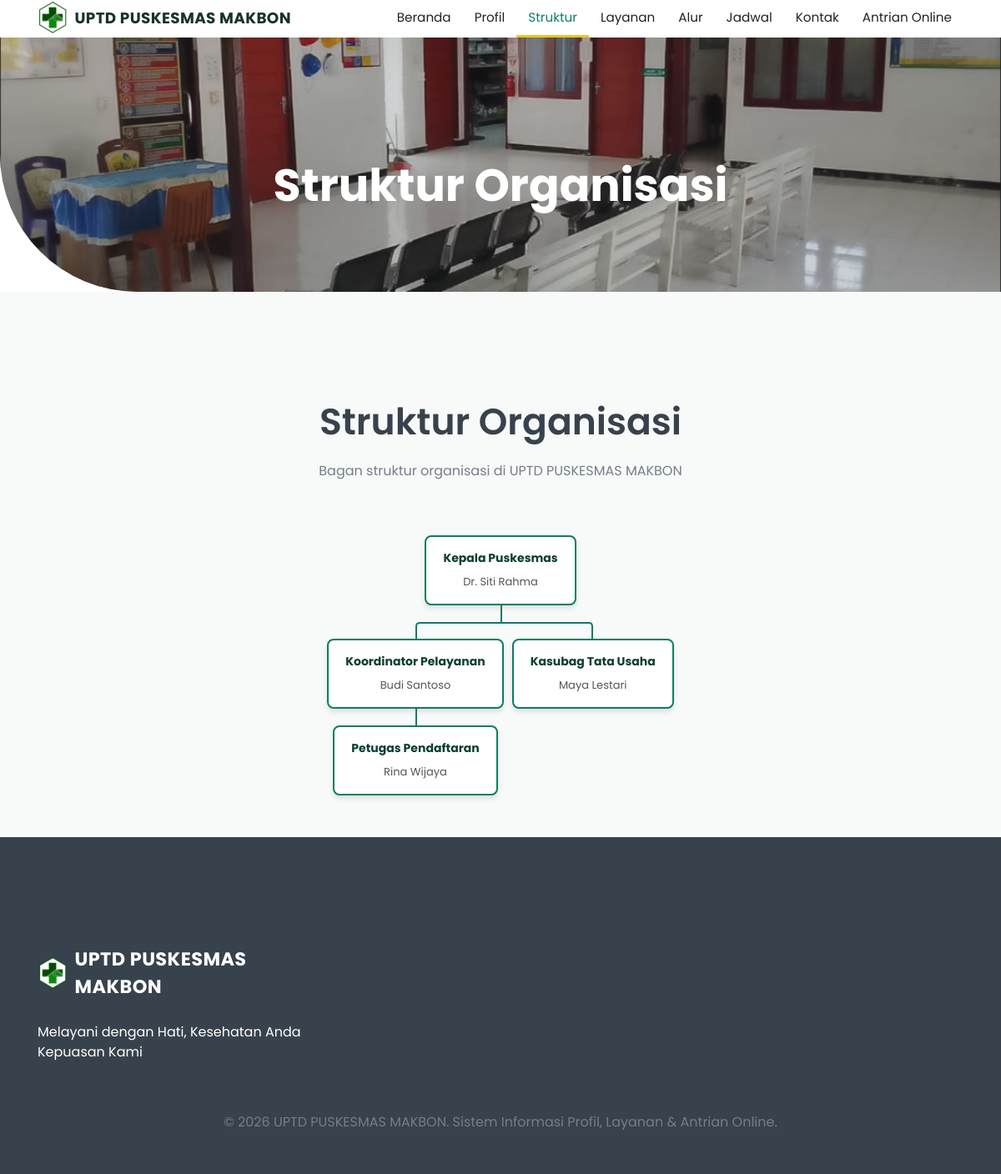
Page /struktur.php on the committed database.
### tables this page shows
CREATE TABLE `profil_puskesmas` (
  `id_profil` int NOT NULL,
  `nama_puskesmas` varchar(150) NOT NULL,
  `deskripsi_beranda` text,
  `visi` text,
  `misi` text,
  `sejarah` text,
  `alamat` text,
  `kontak` varchar(100) DEFAULT NULL,
  `email` varchar(100) DEFAULT NULL,
  `jam_operasional` varchar(150) DEFAULT NULL,
  `qr_bpjs` varchar(255) DEFAULT NULL
);

CREATE TABLE `struktur_organisasi` (
  `id` int NOT NULL,
  `parent_id` int DEFAULT NULL,
  `nama` varchar(150) NOT NULL,
  `jabatan` varchar(150) NOT NULL,
  `urutan` int NOT NULL DEFAULT '0'
);

### includes/functions.php (called while the page is built, shortened)
<?php
function clean($str)
{
    return htmlspecialchars(trim($str ?? ''), ENT_QUOTES, 'UTF-8');
}

### struktur.php (the view, shortened to what this page needs)
<?php
require_once __DIR__ . '/config/database.php';
$page_title = "Struktur Organisasi";
$strukturList = $pdo->query("SELECT * FROM struktur_organisasi ORDER BY urutan ASC, id ASC")->fetchAll();
function buildFrontTree($elements, $parentId = null) {
    $html = '';
    $children = array_filter($elements, function($e) use ($parentId) { return $e['parent_id'] == $parentId; });
    if (count($children) > 0) {
        $html .= '<ul>';
        foreach ($children as $child) {
            $html .= '<li>';
            $html .= '<div class="node-box">';
            $html .= '<span class="jabatan">' . clean($child['jabatan']) . '</span>';
            $html .= '<span class="nama">' . clean($child['nama']) . '</span>';
            $html .= '</div>';
            $html .= buildFrontTree($elements, $child['id']);
            $html .= '</li>';
        }
        $html .= '</ul>';
    }
    return $html;
}
require_once __DIR__ . "/includes/header.php";
?>
    <section id="struktur-organisasi" class="pt-130 pb-30" style="background:#f7faf9;">
        <div class="container">
            <div class="row justify-content-center">
                <div class="col-lg-8">
                    <div class="section_title text-center pb-25">
                        <h3 class="title">Struktur Organisasi</h3>
                        <p>Bagan struktur organisasi di <?= clean($nama_puskesmas) ?></p>
                    </div>
                </div>
            </div>
            <div class="row">
                <div class="col-lg-12">
                    <div class="org-chart-container wow fadeInUpBig" data-wow-duration="1.3s" data-wow-delay="0.2s">
                        <div class="org-chart">
                            <?php
$treeHtml = buildFrontTree($strukturList);
                                if ($treeHtml) {
                                    echo $treeHtml;
                                } else {
                                    echo '<p class="text-center">Belum ada data struktur organisasi.</p>';
                                }
                            ?>
                        </div>
                    </div>
                </div>
            </div>
        </div>
    </section>
<?php
require_once __DIR__ . "/includes/footer.php"; ?>

### includes/header.php (shortened to what this page needs)
<?php
require_once __DIR__ . '/functions.php';
require_once __DIR__ . '/../config/database.php';
$stmt = $pdo->query("SELECT * FROM profil_puskesmas LIMIT 1");
$profil = $stmt->fetch() ?: [];
$nama_puskesmas = $profil['nama_puskesmas'] ?? 'Puskesmas Makbon';
$base = $base ?? '';
?>
<!doctype html>
<html class="no-js" lang="id">
<head>
    <link rel="stylesheet" href="<?= $base ?>assets/traveland/css/animate.css">
    <link rel="stylesheet" href="<?= $base ?>assets/traveland/css/nice-select.css">
    <link rel="stylesheet" href="<?= $base ?>assets/traveland/css/LineIcons.2.0.css">
    <link rel="stylesheet" href="<?= $base ?>assets/traveland/css/bootstrap.4.5.2.min.css">
    <link rel="stylesheet" href="<?= $base ?>assets/traveland/css/default.css">
    <link rel="stylesheet" href="<?= $base ?>assets/traveland/css/style.css">
</head>
<body>
    <section class="header_area">
        <div class="header_navbar">
            <div class="container">
                <div class="row">
                    <div class="col-lg-12">
                        <nav class="navbar navbar-expand-lg">
                            <a class="navbar-brand navbar-brand-text d-flex align-items-center" href="<?= $base ?>index.php">
                                <img src="<?= $base ?>assets/img/logo.png?v=<?= time() ?>" alt="Logo" style="height: 50px; margin-right: 10px;">
                                <span><?= clean($nama_puskesmas) ?></span>
                            </a>
                            <div class="collapse navbar-collapse sub-menu-bar" id="navbarSupportedContent">
                                <ul id="nav" class="navbar-nav ml-auto">
                                    <li class="nav-item <?= (isset($page_title) && strpos($page_title, 'Beranda') !== false) ? 'active' : '' ?>"><a href="<?= $base ?>index.php">Beranda</a></li>
                                    <li class="nav-item <?= (isset($page_title) && strpos($page_title, 'Profil') !== false) ? 'active' : '' ?>"><a href="<?= $base ?>profil.php">Profil</a></li>
                                    <li class="nav-item <?= (isset($page_title) && strpos($page_title, 'Struktur') !== false) ? 'active' : '' ?>"><a href="<?= $base ?>struktur.php">Struktur</a></li>
                                    <li class="nav-item <?= (isset($page_title) && strpos($page_title, 'Layanan') !== false) ? 'active' : '' ?>"><a href="<?= $base ?>layanan.php">Layanan</a></li>
                                    <li class="nav-item <?= (isset($page_title) && strpos($page_title, 'Alur') !== false) ? 'active' : '' ?>"><a href="<?= $base ?>alur.php">Alur</a></li>
                                    <li class="nav-item <?= (isset($page_title) && strpos($page_title, 'Jadwal') !== false) ? 'active' : '' ?>"><a href="<?= $base ?>jadwal.php">Jadwal</a></li>
                                    <li class="nav-item <?= (isset($page_title) && strpos($page_title, 'Kontak') !== false) ? 'active' : '' ?>"><a href="<?= $base ?>kontak.php">Kontak</a></li>
                                    <li class="nav-item <?= (isset($page_title) && strpos($page_title, 'Tracking') !== false || isset($page_title) && strpos($page_title, 'Cek') !== false) ? 'active' : '' ?>"><a href="<?= $base ?>tracking.php">Antrian Online</a></li>
                                    </div>
                            </div>
                    </div>
                </div>
            </div>
        <?php if (!isset($page_title) || $page_title !== 'Beranda'): ?>
        <div class="header_slider header_slider_mini">
            <div class="single_slider bg_cover d-flex align-items-center" style="background-image: url(<?= $base ?>assets/img/lobby.png); height:100%;">
                <div class="container">
                    <div class="row">
                        <div class="col-lg-12">
                            <div class="slider_content text-center">
                                <h2 class="slider_title wow fadeInUp" data-wow-duration="1.3s" data-wow-delay="0.2s"><?= clean($page_title ?? 'Puskesmas Makbon') ?></h2>
                            </div>
                        </div>
                    </div>
                </div>
            </div>
        </div>
        <?php endif; ?>
    </section>

### includes/footer.php (shortened to what this page needs)
    <section id="footer" class="footer_area">
        <div class="footer_widget pt-80 pb-50">
            <div class="container">
                <div class="row">
                    <div class="col-lg-4 col-md-6 order-md-1 order-lg-1">
                        <div class="footer_about mt-50">
                            <a href="<?= $base ?? '' ?>index.php" class="navbar-brand-text d-flex align-items-center" style="display:inline-flex;margin-bottom:14px; color:#fff; font-size:1.4rem; font-weight:700;">
                                <img src="<?= $base ?? '' ?>assets/img/logo.png?v=<?= time() ?>" alt="Logo" style="height: 50px; margin-right: 10px;">
                                <span style="color:#fff;"><?= clean($nama_puskesmas) ?></span>
                            </a>
                            <p><?= clean($profil['deskripsi_beranda'] ?? 'Melayani kesehatan masyarakat dengan cepat, ramah, dan terpercaya.') ?></p>
                        </div>
                    </div>
                </div>
            </div>
            <p class="text-center mt-60">&copy; <?= date('Y') ?> <?= clean($nama_puskesmas) ?>. Sistem Informasi Profil, Layanan & Antrian Online.</p>
        </div>
    </section>
</body>
</html>

### assets/traveland/css/default.css (style rules this page uses)
.mt-50 { margin-top: 50px; }
.mt-60 { margin-top: 60px; }
.pt-80 { padding-top: 80px; }
.pt-130 { padding-top: 130px; }
.pb-25 { padding-bottom: 25px; }
.pb-30 { padding-bottom: 30px; }
.pb-50 { padding-bottom: 50px; }

### assets/traveland/css/style.css (style rules this page uses)
body { font-family: "Poppins", sans-serif; font-weight: normal; font-style: normal; color: #747E88; }
* { margin: 0; padding: 0; -webkit-box-sizing: border-box; box-sizing: border-box; }
img { max-width: 100%; }
a { color: #EEC41E; }
i, span, a { display: inline-block; }
audio, canvas, iframe, img, svg, video { vertical-align: middle; }
h1, h2, h3, h4, h5, h6 { font-family: "Poppins", sans-serif; font-weight: 700; color: #38424D; margin: 0px; }
h2 { font-size: 36px; }
h3 { font-size: 28px; }
ul, ol { margin: 0px; padding: 0px; list-style-type: none; }
p { font-size: 16px; font-weight: 400; line-height: 24px; color: #747E88; margin: 0px; }
.bg_cover { background-position: center center; background-size: cover; background-repeat: no-repeat; width: 100%; height: 100%; }
.section_title .title { font-size: 44px; font-weight: 600; }
.section_title p { margin-top: 20px; }
.header_navbar { position: absolute; top: 0; left: 0; width: 100%; z-index: 99; -webkit-transition: all 0.3s ease-out 0s; transition: all 0.3s ease-out 0s; border-bottom: 2px solid rgba(255, 255, 255, 0.21); }
.navbar { padding: 0; border-radius: 5px; position: relative; -webkit-transition: all 0.3s ease-out 0s; transition: all 0.3s ease-out 0s; }
.navbar-brand { padding: 0; }
.navbar-nav .nav-item { position: relative; }
.navbar-nav .nav-item a { font-size: 16px; font-weight: 400; color: #fff; -webkit-transition: all 0.3s ease-out 0s; transition: all 0.3s ease-out 0s; padding: 30px 15px; position: relative; }
.navbar-nav .nav-item a::before { position: absolute; content: ''; bottom: -2px; left: 0; width: 0; height: 3px; background-color: #EEC41E; -webkit-transition: all 0.3s ease-out 0s; transition: all 0.3s ease-out 0s; }
.navbar-nav .nav-item.active > a::before, .navbar-nav .nav-item:hover > a::before { width: 100%; }
.single_slider { height: 800px; position: relative; overflow: hidden; border-bottom-left-radius: 165px; }
.single_slider::before { position: absolute; content: ''; background-color: rgba(56, 66, 77, 0.24); width: 100%; height: 100%; left: 0; top: 0; }
.slider_content { padding-top: 80px; }
.slider_content .slider_title { font-size: 54px; color: #fff; margin-top: 15px; }
.footer_area { background-color: #38424D; }
.footer_about p { color: #fff; margin-top: 25px; }

### rows in the picture
profil_puskesmas: nama_puskesmas "UPTD PUSKESMAS MAKBON", deskripsi_beranda "Melayani dengan Hati, Kesehatan Anda Kepuasan Kami"
struktur_organisasi: jabatan "Kepala Puskesmas", nama "Dr. Siti Rahma"
struktur_organisasi: jabatan "Koordinator Pelayanan", nama "Budi Santoso"
struktur_organisasi: jabatan "Petugas Pendaftaran", nama "Rina Wijaya"
struktur_organisasi: jabatan "Kasubag Tata Usaha", nama "Maya Lestari"

### other values in the picture
$page_title "Struktur Organisasi"
